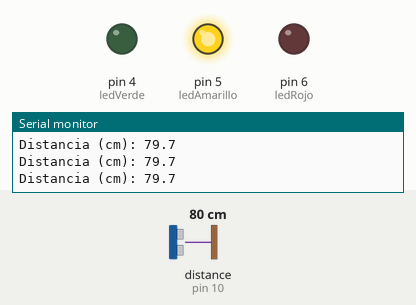
Bench run of a sketch on a simulated Arduino Uno, built with avr-gcc and run on an emulated ATmega328P. Shown: output pins drawn as LEDs (lit = HIGH), the last lines printed to the serial monitor. Wiring (inferred from the names in the program): ultrasonic range finder: trigger pin 9; echo pin 10. The test bench sets the inputs (shaded band); at power-on: distance to the obstacle (sensor on pin 10) 80 cm. The echo pulse lasts 58.3 µs per cm; pins used as bus, display or sensor lines are not drawn.

Above: at 1.2 s.
1.3 s: distance to the obstacle (sensor on pin 10) set to 98 cm
4.3 s: distance to the obstacle (sensor on pin 10) set to 105 cm
At 5.1 s:
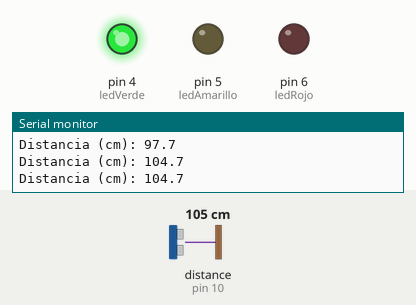
6.1 s: distance to the obstacle (sensor on pin 10) set to 2 cm
At 7.3 s:
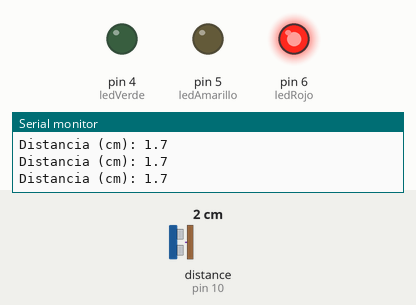
7.6 s: distance to the obstacle (sensor on pin 10) set to 28 cm
9.1 s: distance to the obstacle (sensor on pin 10) set to 34 cm
At 10.3 s:
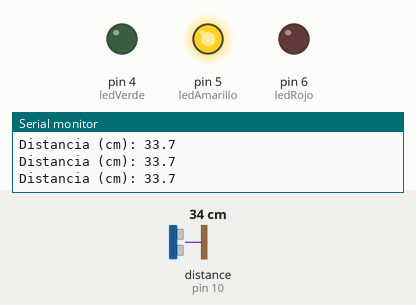
10.6 s: distance to the obstacle (sensor on pin 10) set to 4 cm
At 12.0 s:
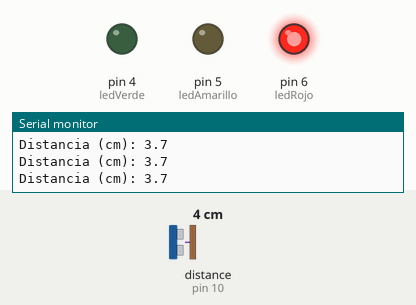
Timing chart, 0 to 13.1 s (numbered marks = the images above; inputs shaded):
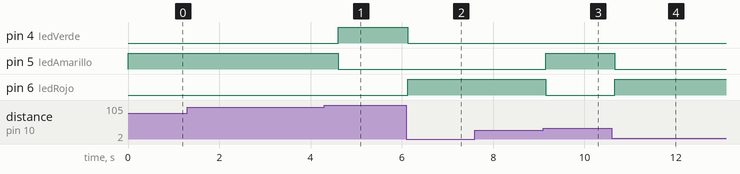

The sketch:

semana-07.ino
```cpp
// Semaforo de proximidad: el error no se interpreta como camino libre.
const int pinTrig = 9, pinEcho = 10;
const int ledVerde = 4, ledAmarillo = 5, ledRojo = 6;

float medirDistancia() {
  digitalWrite(pinTrig, LOW);
  delayMicroseconds(2);
  digitalWrite(pinTrig, HIGH);
  delayMicroseconds(10);
  digitalWrite(pinTrig, LOW);
  unsigned long duracion = pulseIn(pinEcho, HIGH, 30000);
  if (duracion == 0) return -1.0;
  return duracion * 0.0343 / 2.0;
}
void setup() {
  pinMode(pinTrig, OUTPUT); pinMode(pinEcho, INPUT);
  pinMode(ledVerde, OUTPUT); pinMode(ledAmarillo, OUTPUT);
  pinMode(ledRojo, OUTPUT);
  Serial.begin(9600);
}
void loop() {
  float distancia = medirDistancia();
  bool valida = distancia >= 0;
  digitalWrite(ledRojo, valida && distancia <= 30 ? HIGH : LOW);
  digitalWrite(ledAmarillo, valida && distancia > 30 && distancia <= 100 ? HIGH : LOW);
  digitalWrite(ledVerde, valida && distancia > 100 ? HIGH : LOW);
  if (valida) {
    Serial.print("Distancia (cm): ");
    Serial.println(distancia, 1);
  } else {
    Serial.println("ERROR: sin eco valido");
  }
  delay(300);
}
```

Measured:
- the behaviour switches between 100 and 101 cm on distance to the obstacle (sensor on pin 10) (found by bisection; images 0 and 1)
- the behaviour switches between 30 and 31 cm on distance to the obstacle (sensor on pin 10) (found by bisection; images 2 and 3)
- after the input at 4.3 s, pin 4 (ledVerde): LOW → HIGH after 0.30 s; pin 5 (ledAmarillo): HIGH → LOW after 0.30 s
- after the input at 6.1 s, pin 4 (ledVerde): HIGH → LOW at once; pin 6 (ledRojo): LOW → HIGH at once
- after the input at 9.1 s, pin 5 (ledAmarillo): LOW → HIGH after 0.05 s; pin 6 (ledRojo): HIGH → LOW after 0.05 s
- after the input at 10.6 s, pin 5 (ledAmarillo): HIGH → LOW after 0.06 s; pin 6 (ledRojo): LOW → HIGH after 0.06 s
